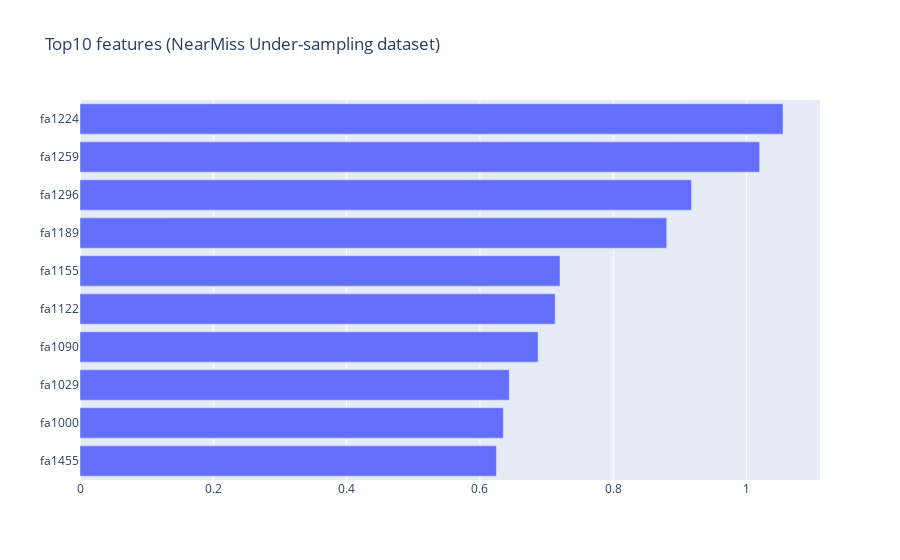

Here is the notebook cell this chart was saved with:
### Markdown cell above
## 3.1. NearMiss Under-sampling dataset

### Code cell
fig = plot_important_features(X_nm, y_nm, "Top10 features (NearMiss Under-sampling dataset)")
fig.write_html('plots/SelectKBest/NM_TopFeatures.html')

### Figure 1 — Plotly figure (JSON) as saved in the notebook; plotly's stock layout.template omitted (floating-point values rounded to 4 significant figures)
{"data": [{"orientation": "h", "type": "bar", "x": [1.055, 1.02, 0.9173, 0.8802, 0.7201, 0.7128, 0.6872, 0.6439, 0.635, 0.6247], "y": ["fa1224", "fa1259", "fa1296", "fa1189", "fa1155", "fa1122", "fa1090", "fa1029", "fa1000", "fa1455"]}], "layout": {"title": {"text": "Top10 features (NearMiss Under-sampling dataset)"}, "yaxis": {"autorange": "reversed"}}}
